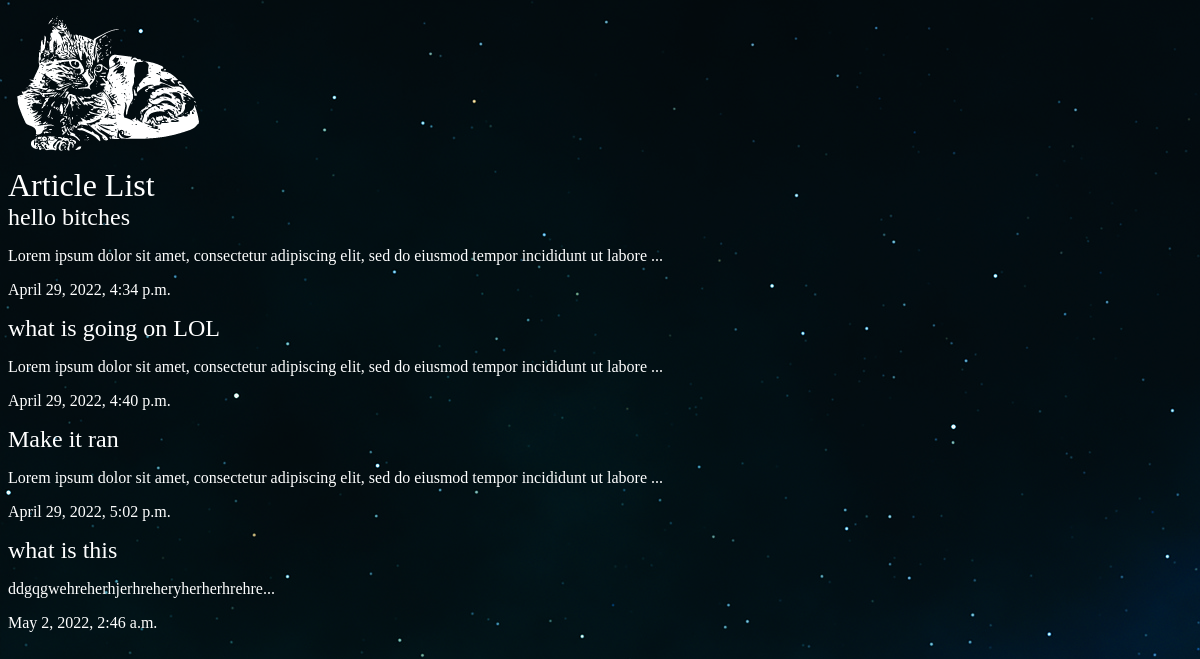
The app's page /articles/, older data.
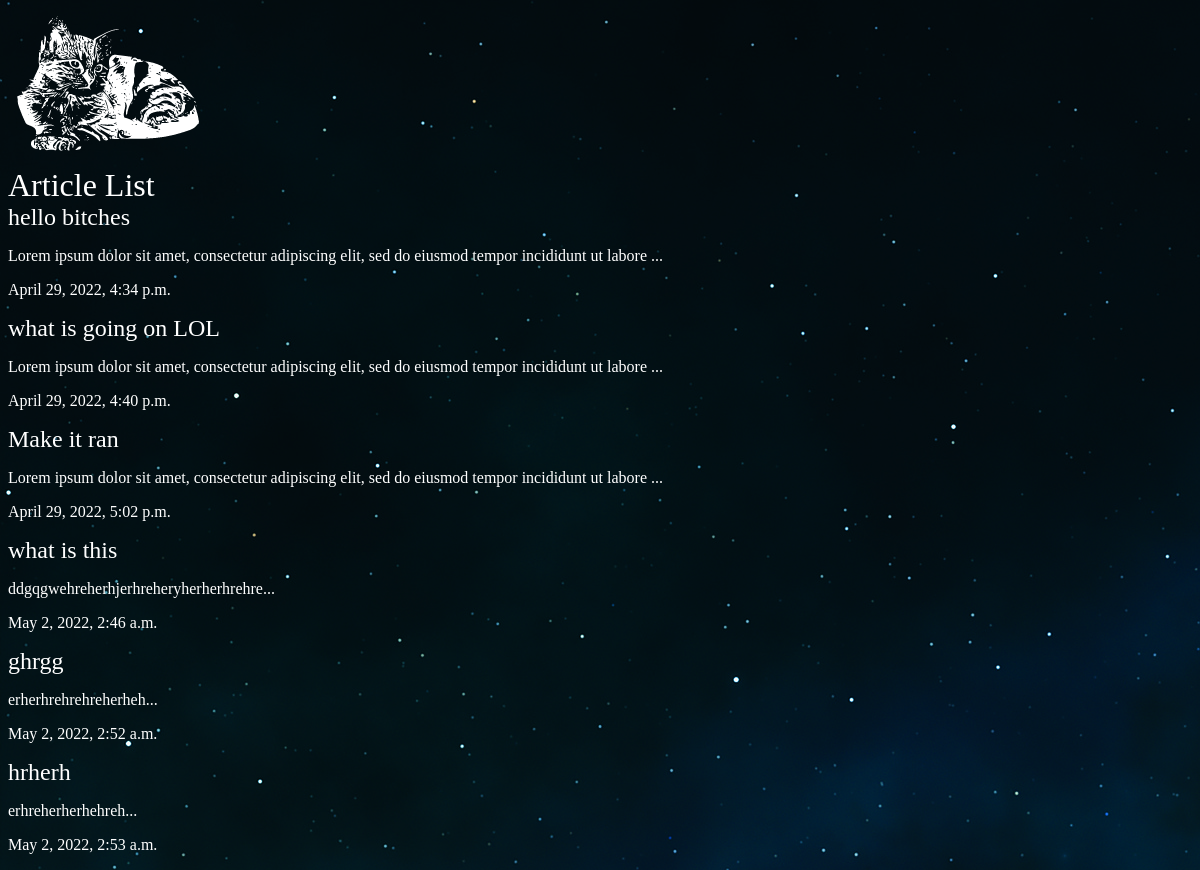
The same page, newer data.
### articles/models.py (models this page shows, shortened)
class Articles(models.Model):
    title = models.CharField(max_length=100)
    slug = models.SlugField()
    body = models.TextField()
    date = models.DateTimeField(auto_now_add=True)
    thumb = models.ImageField(default="def.jpg", blank=True)
    def snippet(self):
        return self.body[:100] + "..." #cut text to 50 chars

### articles/views.py (the view)
# urls.py: path('', views.article_list, name="list"),
def article_list(request):
    articles = Articles.objects.all().order_by('date')
    return render(request, 'articles/article_list.html', {'articles': articles})

### articles/templates/articles/article_list.html
{% extends 'base_layout.html' %}
{% block content%}
<h1>Article List</h1>
<div class="articles">
    {% for article in articles %}
        <div class="article">
            <h2><a href="{% url 'articles:detail' slug=article.slug %}">{{ article.title}}</a></h2>
            <p>{{ article.snippet}}</p>
            <p>{{ article.date}}</p>
        </div>
    {% endfor %}
</div>
{% endblock%}

### templates/base_layout.html (shortened to what this page needs)
{% load static %}
<!DOCTYPE html>
<html lang="en">
<head>
    <link rel="stylesheet"  href="{% static "styles.css" %}">
</head>
<body>
    <div class="wrapper">
        <h1><a href="{% url 'articles:list' %}"><img src="{% static 'logo.png' %}"></a></h1>
        {% block content %}
        {% endblock content %}
</body>
</html>

### assets/styles.css (style rules this page uses)
body { background-color: #0f121f; background-image: url(stars.jpg); background-repeat-y: no-repeat; color: #fff; }
body * { font-family: Ubuntu; }
h1, h2, h3, h4, h5 { font-weight: normal; margin: 0; }
a, a:hover, a:visited { color: #fff; text-decoration: none; }

Row changes from the older to the newer data that the page shows:
added Articles: title "ghrgg", snippet "erherhrehrehreherheh...", date "May 2, 2022, 2:52 a.m."
added Articles: title "hrherh", snippet "erhreherherhehreh...", date "May 2, 2022, 2:53 a.m."
